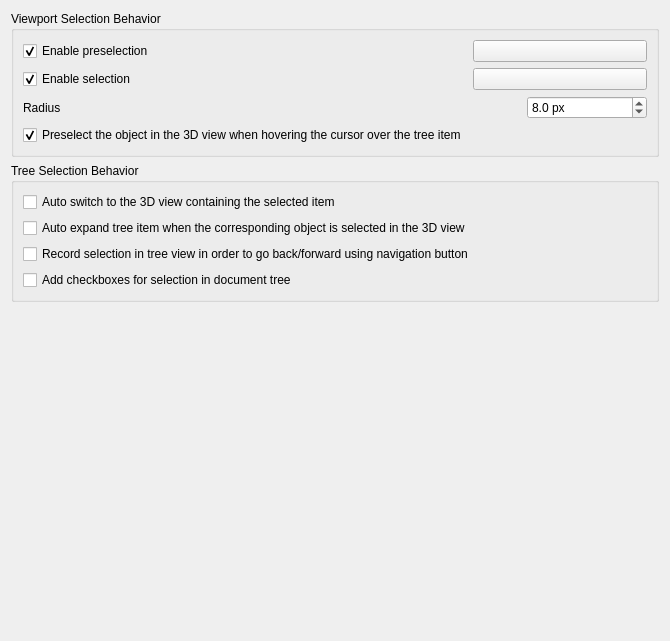
<?xml version="1.0" encoding="UTF-8"?>
<ui version="4.0">
 <class>Gui::Dialog::DlgSettingsSelection</class>
 <widget class="QWidget" name="Gui::Dialog::DlgSettingsSelection">
  <property name="geometry">
   <rect>
    <x>0</x>
    <y>0</y>
    <width>670</width>
    <height>641</height>
   </rect>
  </property>
  <property name="windowTitle">
   <string>Selection</string>
  </property>
  <layout class="QVBoxLayout" name="verticalLayout_4">
   <item>
    <widget class="QGroupBox" name="groupBox">
     <property name="title">
      <string>Viewport Selection Behavior</string>
     </property>
     <layout class="QGridLayout" name="gridLayout">
      <item row="4" column="1">
       <widget class="Gui::PrefColorButton" name="SelectionColor">
        <property name="toolTip">
         <string>The color used for highlighting selected objects in the 3D view</string>
        </property>
        <property name="text">
         <string/>
        </property>
        <property name="color">
         <color>
          <red>0</red>
          <green>171</green>
          <blue>255</blue>
         </color>
        </property>
        <property name="prefEntry" stdset="0">
         <cstring>SelectionColor</cstring>
        </property>
        <property name="prefPath" stdset="0">
         <cstring>View</cstring>
        </property>
       </widget>
      </item>
      <item row="4" column="0">
       <widget class="Gui::PrefCheckBox" name="checkBoxSelection">
        <property name="toolTip">
         <string>Enable selection, highlighted with specified color</string>
        </property>
        <property name="text">
         <string>Enable selection</string>
        </property>
        <property name="checked">
         <bool>true</bool>
        </property>
        <property name="prefEntry" stdset="0">
         <cstring>EnableSelection</cstring>
        </property>
        <property name="prefPath" stdset="0">
         <cstring>View</cstring>
        </property>
       </widget>
      </item>
      <item row="7" column="0" colspan="2">
       <layout class="QHBoxLayout" name="horizontalLayout_1">
        <item>
         <widget class="QLabel" name="spinPickRadiusLabel">
          <property name="text">
           <string>Radius</string>
          </property>
         </widget>
        </item>
        <item>
         <spacer name="horizSpacer_1">
          <property name="orientation">
           <enum>Qt::Orientation::Horizontal</enum>
          </property>
          <property name="sizeHint" stdset="0">
           <size>
            <width>250</width>
            <height>10</height>
           </size>
          </property>
         </spacer>
        </item>
        <item>
         <widget class="Gui::PrefDoubleSpinBox" name="spinPickRadius">
          <property name="minimumSize">
           <size>
            <width>120</width>
            <height>0</height>
           </size>
          </property>
          <property name="toolTip">
           <string>Area for selecting elements in the 3D view.
A larger value makes it easier to select elements, but may prevent selection of small features.
      </string>
          </property>
          <property name="inputMethodHints">
           <set>Qt::InputMethodHint::ImhPreferNumbers</set>
          </property>
          <property name="suffix">
           <string notr="true"> px</string>
          </property>
          <property name="decimals">
           <number>1</number>
          </property>
          <property name="minimum">
           <double>0.500000000000000</double>
          </property>
          <property name="maximum">
           <double>200.000000000000000</double>
          </property>
          <property name="value">
           <double>8.000000000000000</double>
          </property>
          <property name="prefEntry" stdset="0">
           <cstring>PickRadius</cstring>
          </property>
          <property name="prefPath" stdset="0">
           <cstring>View</cstring>
          </property>
         </widget>
        </item>
       </layout>
      </item>
      <item row="3" column="1">
       <widget class="Gui::PrefColorButton" name="HighlightColor">
        <property name="toolTip">
         <string>The color used for highlighting preselected objects in the 3D view</string>
        </property>
        <property name="text">
         <string/>
        </property>
        <property name="color">
         <color>
          <red>10</red>
          <green>200</green>
          <blue>255</blue>
         </color>
        </property>
        <property name="prefEntry" stdset="0">
         <cstring>HighlightColor</cstring>
        </property>
        <property name="prefPath" stdset="0">
         <cstring>View</cstring>
        </property>
       </widget>
      </item>
      <item row="3" column="0">
       <widget class="Gui::PrefCheckBox" name="checkBoxPreselection">
        <property name="minimumSize">
         <size>
          <width>240</width>
          <height>0</height>
         </size>
        </property>
        <property name="toolTip">
         <string>Enable preselection, highlighted with specified color</string>
        </property>
        <property name="text">
         <string>Enable preselection</string>
        </property>
        <property name="checked">
         <bool>true</bool>
        </property>
        <property name="prefEntry" stdset="0">
         <cstring>EnablePreselection</cstring>
        </property>
        <property name="prefPath" stdset="0">
         <cstring>View</cstring>
        </property>
       </widget>
      </item>
      <item row="8" column="0">
       <widget class="Gui::PrefCheckBox" name="checkBoxPreselect">
        <property name="text">
         <string>Preselect the object in the 3D view when hovering the cursor over the tree item</string>
        </property>
        <property name="checked">
         <bool>true</bool>
        </property>
        <property name="prefEntry" stdset="0">
         <cstring>PreSelection</cstring>
        </property>
        <property name="prefPath" stdset="0">
         <cstring>TreeView</cstring>
        </property>
       </widget>
      </item>
     </layout>
    </widget>
   </item>
   <item>
    <widget class="QGroupBox" name="groupBox_3">
     <property name="title">
      <string>Tree Selection Behavior</string>
     </property>
     <layout class="QVBoxLayout" name="verticalLayout_2">
      <item>
       <widget class="Gui::PrefCheckBox" name="checkBoxAutoSwitch">
        <property name="text">
         <string>Auto switch to the 3D view containing the selected item</string>
        </property>
        <property name="toolTip">
         <string>Selecting an item in the Tree View automatically activates its document and switches to its 3D view.</string>
        </property>
        <property name="prefEntry" stdset="0">
         <cstring>SyncView</cstring>
        </property>
        <property name="prefPath" stdset="0">
         <cstring>TreeView</cstring>
        </property>
       </widget>
      </item>
      <item>
       <widget class="Gui::PrefCheckBox" name="checkBoxAutoExpand">
        <property name="text">
         <string>Auto expand tree item when the corresponding object is selected in the 3D view</string>
        </property>
        <property name="toolTip">
         <string>Locates and reveals the selected object within the tree hierarchy. Prevents manual scrolling in deep, complex document structures.</string>
        </property>
        <property name="prefEntry" stdset="0">
         <cstring>SyncSelection</cstring>
        </property>
        <property name="prefPath" stdset="0">
         <cstring>TreeView</cstring>
        </property>
       </widget>
      </item>
      <item>
       <widget class="Gui::PrefCheckBox" name="checkBoxRecord">
        <property name="text">
         <string>Record selection in tree view in order to go back/forward using navigation button</string>
        </property>
        <property name="toolTip">
         <string>Enables selection history. Use 'Back' and 'Forward' navigation to toggle between previously selected objects without re-searching the tree.</string>
        </property>
        <property name="prefEntry" stdset="0">
         <cstring>RecordSelection</cstring>
        </property>
        <property name="prefPath" stdset="0">
         <cstring>TreeView</cstring>
        </property>
       </widget>
      </item>
      <item>
       <widget class="Gui::PrefCheckBox" name="checkBoxSelectionCheckBoxes">
        <property name="text">
         <string>Add checkboxes for selection in document tree</string>
        </property>
        <property name="toolTip">
         <string>Provides persistent selection toggles for each item. Simplifies batch operations and complex multi-selection without holding modifier keys (Ctrl/Shift).</string>
        </property>
        <property name="prefEntry" stdset="0">
         <cstring>CheckBoxesSelection</cstring>
        </property>
        <property name="prefPath" stdset="0">
         <cstring>TreeView</cstring>
        </property>
       </widget>
      </item>
     </layout>
    </widget>
   </item>
   <item>
    <spacer name="verticalSpacer">
     <property name="orientation">
      <enum>Qt::Orientation::Vertical</enum>
     </property>
     <property name="sizeHint" stdset="0">
      <size>
       <width>20</width>
       <height>245</height>
      </size>
     </property>
    </spacer>
   </item>
  </layout>
 </widget>
 <customwidgets>
  <customwidget>
   <class>Gui::ColorButton</class>
   <extends>QPushButton</extends>
   <header>Gui/Widgets.h</header>
  </customwidget>
  <customwidget>
   <class>Gui::PrefColorButton</class>
   <extends>Gui::ColorButton</extends>
   <header>Gui/PrefWidgets.h</header>
  </customwidget>
  <customwidget>
   <class>Gui::PrefCheckBox</class>
   <extends>QCheckBox</extends>
   <header>Gui/PrefWidgets.h</header>
  </customwidget>
  <customwidget>
   <class>Gui::PrefDoubleSpinBox</class>
   <extends>QDoubleSpinBox</extends>
   <header>Gui/PrefWidgets.h</header>
  </customwidget>
 </customwidgets>
 <resources/>
 <connections>
  <connection>
   <sender>checkBoxPreselection</sender>
   <signal>toggled(bool)</signal>
   <receiver>HighlightColor</receiver>
   <slot>setEnabled(bool)</slot>
   <hints>
    <hint type="sourcelabel">
     <x>20</x>
     <y>20</y>
    </hint>
    <hint type="destinationlabel">
     <x>20</x>
     <y>20</y>
    </hint>
   </hints>
  </connection>
  <connection>
   <sender>checkBoxSelection</sender>
   <signal>toggled(bool)</signal>
   <receiver>SelectionColor</receiver>
   <slot>setEnabled(bool)</slot>
   <hints>
    <hint type="sourcelabel">
     <x>20</x>
     <y>20</y>
    </hint>
    <hint type="destinationlabel">
     <x>20</x>
     <y>20</y>
    </hint>
   </hints>
  </connection>
 </connections>
</ui>
